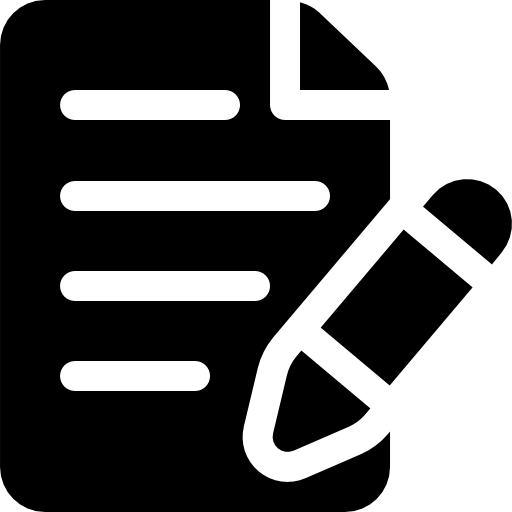
#> input picture images/nt.png, 512 x 512 px; its folder holds 5 pictures in this run
$ python -i NotenApp.py   (imports and definitions only)
#> lines starting #> are read from the running program, lines starting #| are printed output that depends on the picture
# imports
import tkinter as tk
tk.Tk.debug = 1
from tkinter import messagebox
from tkinter import simpledialog
from tkinter import ttk
from tkinter import *
from PIL import ImageTk, Image
from tkcalendar import Calendar
import os
import json
import subprocess
import random

# -----------------------------------------------------------------------------------------------------------------------------------------
# icons
icon_pfad = "images/ico.ico"
# -----------------------------------------------------------------------------------------------------------------------------------------

app_noten = None
app_home = None
app_stdp = None
app_aufg = None
app_kld = None
app_est = None
button_credits = None
button_datenschutz = None
button_kontakt = None

# -----------------------------------------------------------------------------------------------------------------------------------------
# create the mainwindow
def Home():
    # app
    global app_home
    global app_noten
    global app_stdp
    global app_aufg
    global app_kld
    global app_est
    # andere Fenster schließen
    if app_noten:
        app_noten.destroy()
        app_noten = None
    if app_stdp:
        app_stdp.destroy()
        app_stdp = None
    if app_aufg:
        app_aufg.destroy()
        app_aufg = None
    if app_kld:
        app_kld.destroy()
        app_kld = None
    if app_est:
        app_est.destroy()
        app_est = None

    # app
    app_home = tk.Tk()
    app_home.title("Noten-App -- Home")
    app_home.geometry("600x700")
    app_home.resizable(False, False)
    app_home.geometry("+100+100")
    app_home.iconbitmap(icon_pfad)


    # Funktionen für die Aktionen der Buttons
    label_überschrift = tk.Label(app_home, text="Home", font=("Times New Roman", 40, "bold", "underline"))
    label_überschrift.pack()

    label_wilkommensnachricht = tk.Label(app_home, text="Willkommen in der Noten-App!", font=("Times New Roman", 20, "bold"))
    label_wilkommensnachricht.pack()

    # strich
    strich_home=PhotoImage(file='images/strich.png')
    strich_home_label=Label(app_home, image=strich_home)
    strich_home_label.image=strich_home
    strich_home_label.place(x=0, y=100, relwidth=1)

    # Version
    ## create a rechteck
    canvas_version = tk.Canvas(app_home, width=200, height=200)
    canvas_version.pack()
    canvas_version.place(x=10, y=120)
    rectangle = canvas_version.create_rectangle(50, 50, 200, 200)

    ## create a label
    label_version = tk.Label(app_home, text="Version: ", font=("Times New Roman", 20, "bold", "underline"), fg="orange")
    label_version_nr = tk.Label(app_home, text="1.0", font=("Times New Roman", 20, "bold"))
    label_version_nr.pack()
    label_version.pack()
    label_version.place(x=80, y=180)
    label_version_nr.place(x=80, y=250)

    # Neuerungen Update
    ## create a label
    label_news = tk.Label(app_home, text="Neuerungen:", font=("Times New Roman", 20, "bold", "underline"), fg="blue")
    label_news.pack()
    label_news.place(x=300, y=150)

    ## create a listbox
    listbox_news = tk.Listbox(app_home, font=("Times New Roman", 15, "bold"), width=20, height=15)
    listbox_news.pack()
    listbox_news.place(x=280, y=200)

    ################################################# NEWS HIER EINTRAGEN! #################################################
    listbox_news.insert(0, "- Notenrechner")
    listbox_news.insert(1, "- Stundenplan")
    listbox_news.insert(2, "- Notizen")
    listbox_news.insert(3, "- Kalender")
    listbox_news.insert(4, "- Einstellungen")

    # controllbar
    global noten_image
    noten_image = Image.open("images/nt.png")
#> noten_image is the input picture: PIL image 512x512 RGBA; mean R, G, B, A 96.9, 96.9, 96.9, 156.5
    noten_image = noten_image.resize((25, 25), resample=Image.LANCZOS)
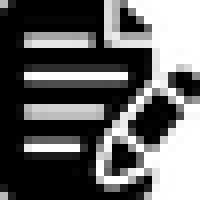
#> noten_image: PIL image 25x25 RGBA (shown 8 times larger); mean R, G, B, A 0, 0, 0, 155.6; transparent parts drawn white
    noten_image = ImageTk.PhotoImage(noten_image)
    button_noten = tk.Button(app_home, image=noten_image, text="Noten", font=("Arial", 15), bg="white", command=Noten)
    button_noten.pack()
    button_noten.place(x=150, y=650)

    global stundenplan_image
    stundenplan_image = Image.open("images/stdp.png")
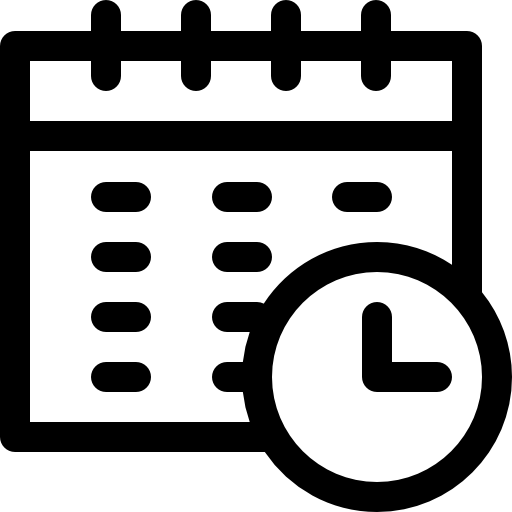
#> input picture images/stdp.png, 512 x 512 px
#> stundenplan_image is the input picture: PIL image 512x512 RGBA; mean R, G, B, A 157.6, 157.6, 157.6, 95.9
    stundenplan_image = stundenplan_image.resize((25, 25), resample=Image.LANCZOS)
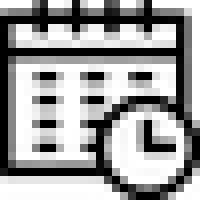
#> stundenplan_image: PIL image 25x25 RGBA (shown 8 times larger); mean R, G, B, A 0, 0, 0, 97; transparent parts drawn white
    stundenplan_image = ImageTk.PhotoImage(stundenplan_image)
    button_stundenplan = tk.Button(app_home, image=stundenplan_image, text="Stundenplan", font=("Arial", 15), bg="white", command=Stundenplan)
    button_stundenplan.pack()
    button_stundenplan.place(x=250, y=650)

    global aufgaben_image
    aufgaben_image = Image.open("images/afg.png")
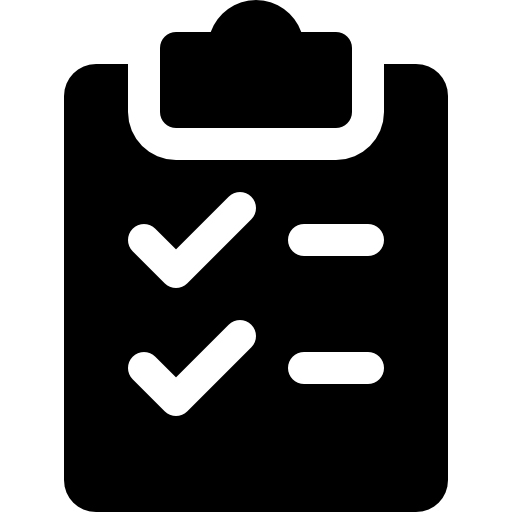
#> input picture images/afg.png, 512 x 512 px
#> aufgaben_image is the input picture: PIL image 512x512 RGBA; mean R, G, B, A 106.1, 106.1, 106.1, 147.9
    aufgaben_image = aufgaben_image.resize((25, 25), resample=Image.LANCZOS)
#> aufgaben_image: PIL image 25x25 RGBA
    aufgaben_image = ImageTk.PhotoImage(aufgaben_image)
    button_aufgaben = tk.Button(app_home, image=aufgaben_image, text="Aufgaben", font=("Arial", 15), bg="white", command=Aufgaben)
    button_aufgaben.pack()
    button_aufgaben.place(x=350, y=650)

    global kalender_image
    kalender_image = Image.open("images/kld.png")
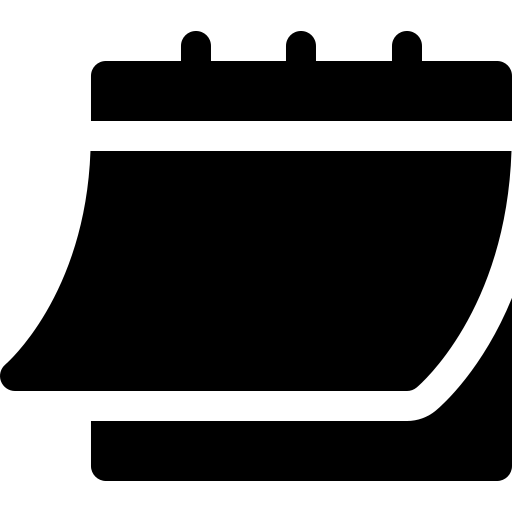
#> input picture images/kld.png, 512 x 512 px
#> kalender_image is the input picture: PIL image 512x512 RGBA; mean R, G, B, A 0, 0, 0, 154.7
    kalender_image = kalender_image.resize((25, 25), resample=Image.LANCZOS)
#> kalender_image: PIL image 25x25 RGBA
    kalender_image = ImageTk.PhotoImage(kalender_image)
    button_kalender = tk.Button(app_home, image=kalender_image, text="Kalender", font=("Arial", 15), bg="white", command=Kalender)
    button_kalender.pack()
    button_kalender.place(x=450, y=650)

    global einstellungen_image
    einstellungen_image = Image.open("images/est.png")
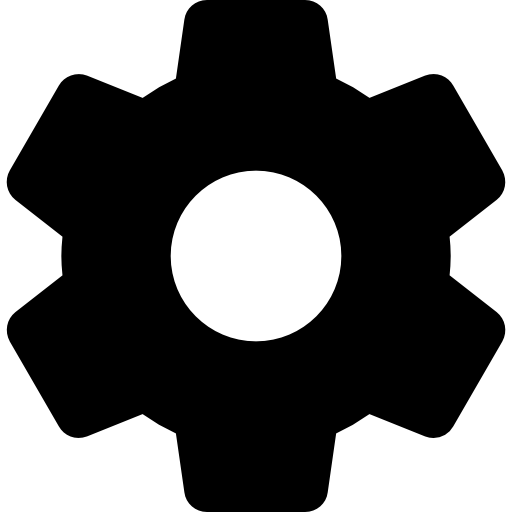
#> input picture images/est.png, 512 x 512 px
#> einstellungen_image is the input picture: PIL image 512x512 RGBA; mean R, G, B, A 103.6, 103.6, 103.6, 150.1
    einstellungen_image = einstellungen_image.resize((25, 25), resample=Image.LANCZOS)
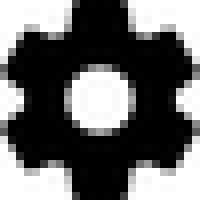
#> einstellungen_image: PIL image 25x25 RGBA (shown 8 times larger); mean R, G, B, A 0, 0, 0, 150.2; transparent parts drawn white
    einstellungen_image = ImageTk.PhotoImage(einstellungen_image)
    button_einstellungen = tk.Button(app_home, image=einstellungen_image, text="Einstellungen", font=("Arial", 15), bg="white", command=Einstellungen)
    button_einstellungen.pack()
    button_einstellungen.place(x=550, y=650)


    app_home.mainloop()

# -----------------------------------------------------------------------------------------------------------------------------------------
# create the notenwindow
# [128 lines left out: function Noten, not called in this run]

# -----------------------------------------------------------------------------------------------------------------------------------------
# create the stundenplanwindow
import tkinter as tk
from tkinter import simpledialog
from PIL import ImageTk, Image

# [3 lines not run here, left out]

def save_stundenplan(stundenplan):
    with open("stdp.json", "w") as json_file:
        json.dump(stundenplan, json_file, indent=4)

# [460 lines left out: functions load_stundenplan, change_times, Stundenplan, Aufgaben, Kalender, Einstellungen, not called in this run]

# -----------------------------------------------------------------------------------------------------------------------------------------
def Credits():
    messagebox.showinfo(title="Credits", message="Dieses Programm wurde von Jason Moser entwickelt.")

def Datenschutz():
    messagebox.showinfo(title="Datenschutz", message="Dieses Programm speichert keine Daten von Ihnen.")

def Kontakt():
    messagebox.showinfo(title="Kontakt", message="Kontaktieren Sie mich über Discord: captain556788#7459")
# -----------------------------------------------------------------------------------------------------------------------------------------

# [167 lines left out: functions validate_grade, add_note, show_notes, on_item_selected, on_item_right_click, show_context_menu and 6 more, not called in this run]


# -----------------------------------------------------------------------------------------------------------------------------------------
# [1 line not run here, left out]

>>> result = Home()
